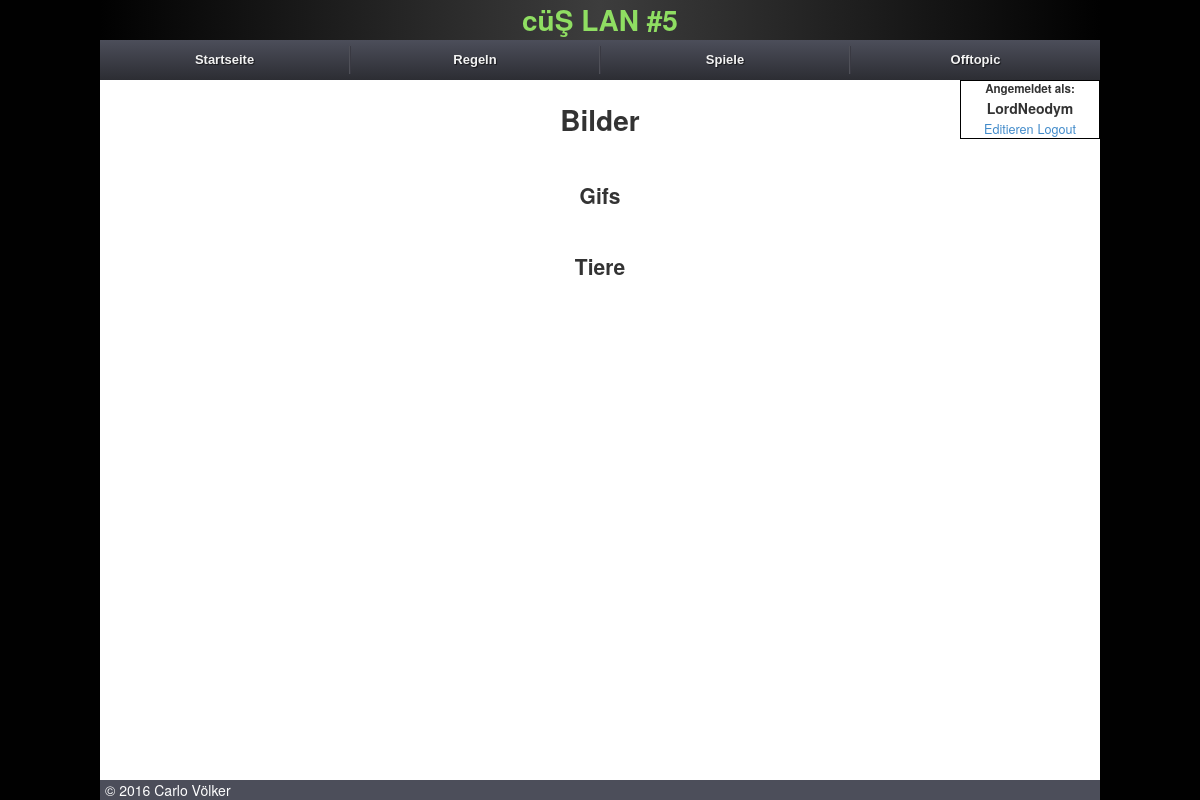
/off-topic/images/ (signed in), run on an earlier commit of the app's database.
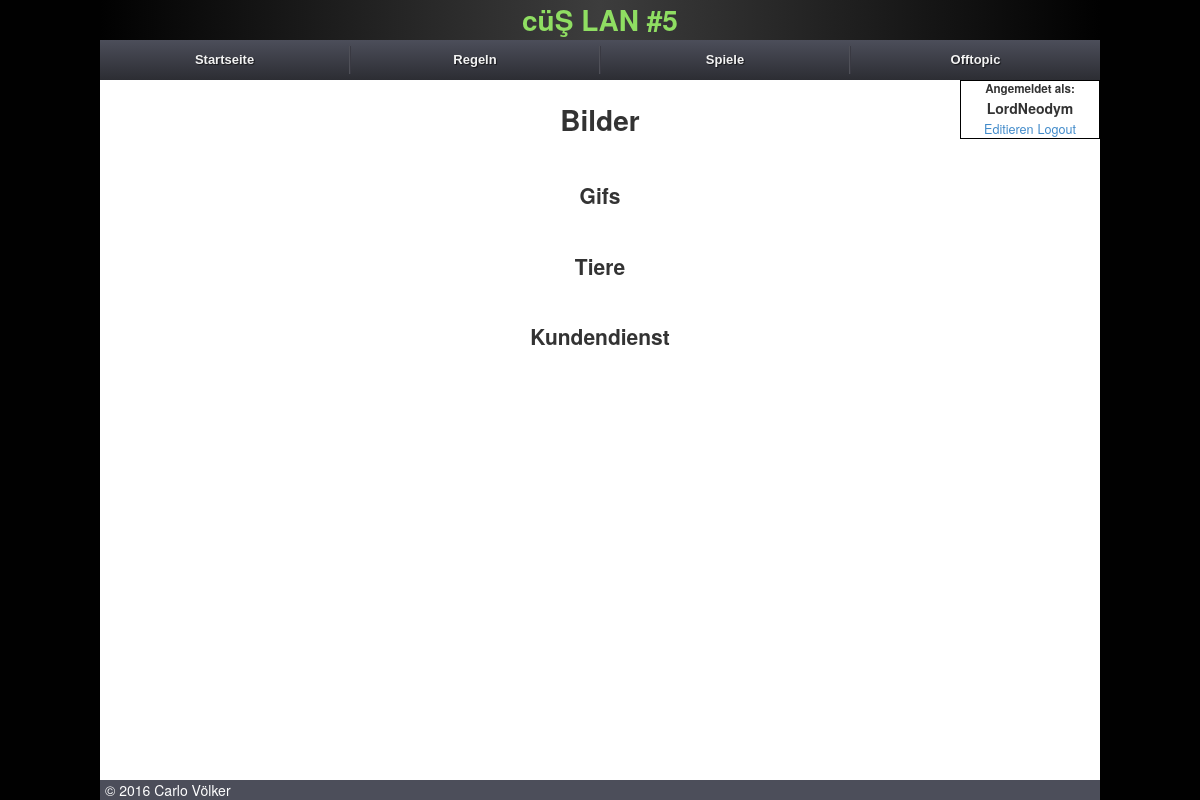
And on a later commit of the database.
### core/models.py (models this page shows, shortened)
class ImageCategory(models.Model):
    description = models.CharField(verbose_name="Kategorie", max_length=50, blank=False, null=False, unique=True)
    class Meta:
        verbose_name = "Bilderkategorie"
        verbose_name_plural = "Bilderkategorien"

### core/views.py (the view)
# urls.py: url(r'^off-topic/images/$', views.images, name='images'),
@login_required(login_url="/login/")
def images(request):
    context = RequestContext(request)
    content = {}
    content['categories'] = ImageCategory.objects.all().exclude(
        description="Speisekarte")
    return render_to_response('images.html', content, context_instance=context)

### core/context_processors.py (called while the page is built)
def intranet_processor(request):
	content = {}
	lan_name = IntranetMeta.objects.all()[0]
	content['lan_name'] = lan_name
	rules = Rules.objects.all()
	content['rules'] = rules
	games = Game.objects.all#.exclude(match_game=None)
	content['games'] = games
	return content

### core/models.py (called while the page is built)
    @property
    def shortenName(self):
        if len(self.user.username) > 12:
            return "{0}...".format(self.user.username[:13])
        return self.user.username

### core/templates/images.html (shortened to what this page needs)
{% extends "base.html" %}
{% load staticfiles %}
{% load thumbnail %}
{% load helper %}
{% block body %}
{{block.super}}
<div class="content" id="image_page">
	{% if "menu" in request.path %}
		<div class="headline">
			<h1 class="game_headline">Speisekarte</h1>
		</div>
		{% for image in category.image_imagecategory.all %}
			<img src="{{ image.image.url }}" />
		{% endfor %}
	{% else %}
		<div class="headline">
			<h1 class="game_headline">Bilder</h1>
		</div>
		{% for category in categories %}
			<h2 class="category_headline">{{category.description}}</h2>
			<div id="image_gallery">
			</div>
		{% endfor %}
	{% endif %}
</div>
{% endblock %}

What changed in the data, as far as the page shows it:
added ImageCategory: description "Kundendienst"
